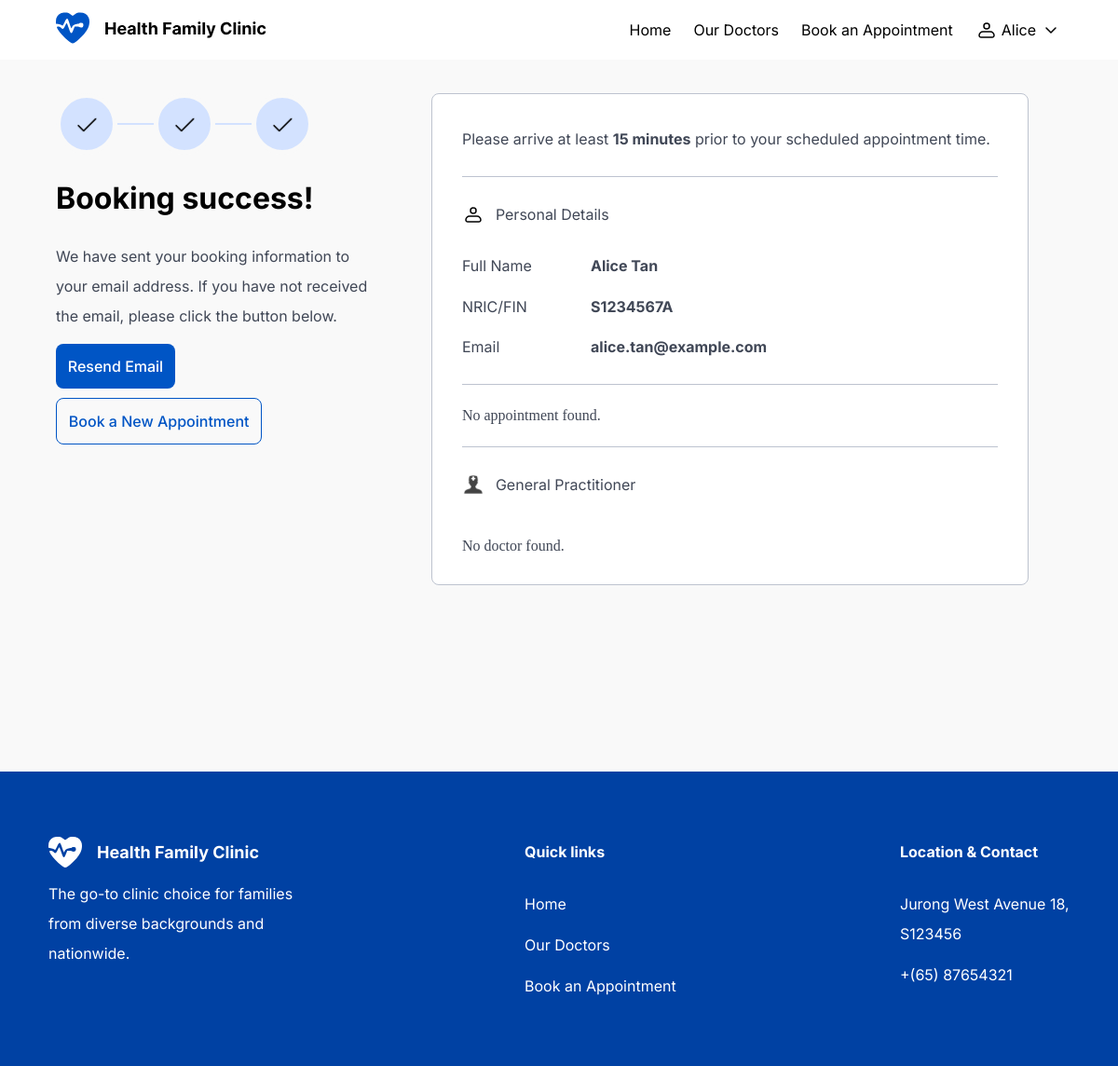
/php/form_bookingsuccess.php (signed in), run on the app's committed database.
### tables this page shows
CREATE TABLE Patients (
    patient_id INT AUTO_INCREMENT PRIMARY KEY,
    first_name VARCHAR(100) NOT NULL,
    last_name VARCHAR(100) NOT NULL,
    email VARCHAR(100) NOT NULL UNIQUE,
    NRIC VARCHAR(15) NOT NULL UNIQUE,
    patient_password VARCHAR(255) NOT NULL
);

### php/form_bookingsuccess.php (the view, shortened to what this page needs)
<!DOCTYPE html>
<html lang="en">
    <head>
        <link rel="stylesheet" type="text/css" href="../styles.css" />
    </head>
    <body>
        <?php
            include "../php snippets/dbconnect.php";
            $doctor_id=0;
            $app_date ='';
            $app_time ='';
            $email = $_SESSION['valid_user'];
        ?>
         <?php include "../php snippets/navbar.php"; ?>
        <div class="container">
        <section style="margin-top: 100px;">
            <div class="two-section">
                <div class="left-col">
                    <ol class="stepper">
                        <li class="stepper-done"></li>
                        <li class="stepper-done"></li>
                        <li class="stepper-active stepper-done"></li>
                     </ol>
                    <h2>Booking success!</h2>
                    <p class="text-mediumgrey">We have sent your booking information to your email address. If you have not received the email, please click the button below.</p>
                    <div class="padding-2"></div>
                    <div class="display-flex">
                        <form action="../php snippets/emailconfirmation.php" method="POST" target="dummyframe">
                            <button class="btn-blue-sm">Resend Email</button>
                        </form>
                        <span style="padding: 0 2px;"></span>
                        <a href="../php/appointment-selection.php">
                            <button class="btn-blue-outline-sm">Book a New Appointment</button>
                        </a>
                    </div>
                </div>
                <div class="right-col">
                    <div class="right-col-width">
                        <div class="card text-mediumgrey" style="padding: 5%;">
                            <p>Please arrive at least <span class="font-bold">15 minutes</span> prior to your scheduled appointment time.</p>
                            <hr class="hr-styles">
                            <div>
                                <?php
                                    $sql = '
                                    SELECT first_name, last_name, email, NRIC
                                    FROM patients
                                    WHERE email ="'. $email .'"
                                    ';
                                    $result = $conn->query($sql);
                                    if ($result->num_rows > 0) {
                                        while ($patient = $result->fetch_assoc()) {
                                            echo '<div class="display-flex gap-12">
                                                    <img src="../images/icon-profile.svg" aria-label="doctor profile picture">
                                                    <p>Personal Details</p>
                                                </div>
                                                <div class="padding-2"></div>
                                                <div class="grid-container-2">
                                                    <p>Full Name</p>
                                                    <p class="font-bold">
                                                        '.$patient['first_name'].' '.$patient['last_name'].'
                                                    </p>
                                                </div>
                                                <div class="grid-container-2 margin-y-2">
                                                    <p>NRIC/FIN</p>
                                                    <p class="font-bold">
                                                        '.$patient['NRIC'].'
                                                    </p>
                                                </div>
                                                <div class="grid-container-2">
                                                    <p>Email</p>
                                                    <p class="font-bold">
                                                        <span> '.$patient['email'].'
                                                    </p>
                                                </div>';
                                        }
                                    } else {
                                        echo "No patient found.";
                                    }
                                ?>
                            </div>
                            <hr class="hr-styles">
                            <div>
                                <?php
                                    $sql = '
                                    SELECT appointment_type, appointment_date, appointment_time
                                    FROM appointments
                                    WHERE slot_id ="'. $_SESSION['app_slot_id'] .'" AND appointment_time ="'. date('H:i:s',strtotime($app_time)).'" AND appointment_date = "'.$app_date.'"
                                    ';
                                    $result = $conn->query($sql);
                                    if ($result->num_rows > 0) {
                                        while ($app = $result->fetch_assoc()) {
                                            echo '<div class="display-flex gap-12">
                                                    <img src="../images/icon-schedule.svg" aria-label="doctor profile picture">
                                                    <p>Appointment Details</p>
                                                    </div>
                                                    <div class="padding-2"></div>
                                                    <div class="grid-container-2">
                                                        <p>What</p>
                                                        <p class="font-bold">
                                                            '.$app['appointment_type'].'
                                                        </p>
                                                    </div>
                                                    <div class="grid-container-2 margin-y-2">
                                                        <p>When</p>
                                                        <p class="font-bold">
                                                            <span> '.date('d F Y',strtotime($app['appointment_date'])).'</span> <br/>
                                                            <span>'.date('h:i A',strtotime($app['appointment_time'])).'</span>
                                                        </p>
                                                    </div>
                                                    <div class="grid-container-2">
                                                        <p>Where</p>
                                                        <p class="font-bold">
                                                            <span> Health Family Clinic </span> <br/>
                                                            <span class="font-normal">Jurong West Avenue 18, S123456</span>
                                                        </p>
                                                    </div>';
                                        }
                                    } else {
                                        echo "No appointment found.";
                                    }
                                ?>
                            </div>
                            <hr class="hr-styles">
                            <div>
                                <div class="display-flex gap-12">
                                    <img src="../images/icon-doctor.svg" aria-label="doctor icon">
                                    <p>General Practitioner</p>
                                </div>
                                <div class="padding-2"></div>
                                <br>
                                <div class="grid-container-2">
                                    <?php
                                        $sql = '
                                        SELECT first_name, last_name, specialty, doctor_image
                                        FROM doctors
                                        WHERE doctor_id ='. $doctor_id .'
                                        ';
                                        $result = $conn->query($sql);
                                        if ($result->num_rows > 0) {
                                            while ($doctor = $result->fetch_assoc()) {
                                                echo '<div class="display-flex">
                                                        <img src="../images/'.$doctor['doctor_image'].'" aria-label="doctor profile picture" width="36%" style="justify-content: center;">
                                                    </div>
                                                    <div>
                                                        <p class="line-height-24">
                                                            <span class="h4 text-darkblue font-bold"> Dr '.$doctor['first_name'].' '.$doctor['last_name'].'</span> <br />
                                                            <span>'.$doctor['specialty'].'</span>
                                                        </p>
                                                    </div>';
                                            }
                                        } else {
                                            echo "No doctor found.";
                                        }
                                    ?>
                                </div>
                            </div>
                        </div>
                    </div>
                </div>
            </div>
        </section>
        </div>
        <div class="padding-2"></div>
        <footer>
            <div class="footer-container">
                <div class="footer-content">
                    <div styles="display: flex;
                                            align-items: center;
                                            gap: 16px;">
                        <div class="display-flex gap-16 align-items-center">
                            <img src="../images/logo-without-name.svg">
                            <h4 style="margin: 0px;">Health Family Clinic</h4>
                        </div>
                        <p style="margin-top: 12px;">The go-to clinic choice for families from diverse backgrounds and nationwide.</p>
                    </div>
                     </div>
                <div class="footer-content-links">
                    <p><strong>Quick links</strong></p>
                    <div style="display: flex;
                                        flex-direction: column;
                                        align-items: flex-start;
                                        gap: 12px;
                                        align-self: stretch;">
                        <a href="index.php">Home</a>
                        <a href="ourdoctors.php">Our Doctors</a>
                        <a href="appointment-selection.php">Book an Appointment</a>
                    </div>
                </div>
                <div class="footer-content-links">
                    <p><strong>Location & Contact</strong></p>
                    <div style="display: flex;
                                        flex-direction: column;
                                        align-items: flex-start;
                                        gap: 12px;
                                        align-self: stretch;">
                        <p>Jurong West Avenue 18, S123456</p>
                        <p>+(65) 87654321</p>
                    </div>
                </div>
            </div>
        </footer>
    </body>
</html>

### styles.css (style rules this page uses)
:root { --dark-blue-color: #0055C5; --light-blue-color: #D3E2FF; --lightgrey-color: #F9F9F9; --lightgrey2-color: #EAECF0; --lightgrey3-color: #F5F5F7; --outline-grey-color: #BDC3CF; --outline-grey2-color: #D5DAE3; --mediumgrey-color: #404756; --Display-font-size: 56px; --H1-font-size: 40px; --H2-font-size: 32px; --H3-font-size: 24px; --H4-font-size: 18px; --P-font-size: 16px; --smalltext-font-size: 14px; --Display-line-height: 64px; --H1-line-height: 48px; --H2-line-height: 40px; --H3-line-height: 32px; --H4-line-height: 32px; --P-line-height: 32px; --smalltext-line-height: 16px; }
h2 { font-family: "Inter", sans-serif; font-size: var(--H2-font-size); line-height: var(--H2-line-height); }
h4, .h4 { font-family: "Inter", sans-serif; font-size: var(--H4-font-size); }
p { font-family: "Inter", sans-serif; font-size: var(--P-font-size); line-height: var(--P-line-height); margin: 0; }
.text-mediumgrey { color: var(--mediumgrey-color); }
.font-bold { font-weight: bold; }
a { text-decoration: none; }
.btn-blue-sm { font-family: "Inter", sans-serif; font-size: var(--P-font-size); line-height: var(--P-line-height); background-color: var(--dark-blue-color); color: white; padding: .5rem .8rem; border-radius: 8px; border: none; outline: none; font-weight: 500; }
.btn-blue-outline-sm { font-family: "Inter", sans-serif; font-size: var(--P-font-size); line-height: var(--P-line-height); background-color: transparent; color: var(--dark-blue-color); font-weight: 500; padding: .5rem .8rem; border-radius: 8px; border: 1px solid var(--dark-blue-color); outline: none; }
.display-flex { display: flex; flex-wrap: wrap; row-gap: 10px; }
.gap-12 { gap: 12px; }
.gap-16 { gap: 16px; }
.align-items-center { align-items: center; }
.grid-container-2 { display: grid; grid-template-columns: 24% auto; }
.margin-y-2 { margin-top: 2%; margin-bottom: 2%; }
.padding-2 { padding: 2%; }
body { padding: 0; margin: 0; background-color: var(--lightgrey-color); }
.container { max-width: 1280px; margin: 0 auto; }
section { padding: 0 5%; }
.hr-styles { margin: 24px 0; border: none; height: 1px; background-color: var(--outline-grey-color); }
.card { background-color: white; border: 1px solid var(--outline-grey-color); border-radius: 8px; padding: 1rem 1rem; }
.two-section { width: 100%; display: flex; justify-content: space-between; }
.left-col { width: 32%; overflow-y: auto; }
.right-col { overflow-y: auto; height: 85vh; width: 66%; }
.right-col-width { width: 90%; margin: 0 auto; }
ol.stepper { --default-b: #EAECF0; --default-c: black; --active-b: var(--light-blue-color); --active-c: black; --circle: 3em; --b: 2px; display: flex; list-style: none; justify-content: space-between; background: linear-gradient(var(--default-b) 0 0) no-repeat 50% calc((var(--circle) - var(--b))/2)/100% var(--b); counter-reset: step; padding: 0; margin: 0; font-size: 22px; font-weight: bold; counter-reset: step; overflow: hidden; width: 80%; }
ol.stepper li { display: grid; place-items: center; gap: 5px; font-family: "Inter", sans-serif; font-weight: normal; position: relative; }
ol.stepper li::before { content: counter(step) " "; counter-increment: step; display: grid; place-content: center; aspect-ratio: 1; height: var(--circle); border: 5px solid var(--lightgrey-color); box-sizing: border-box; background: var(--active-b); color: var(--active-c); border-radius: 50%; z-index: 1; }
ol.stepper li.stepper-active::after { content: ""; position: absolute; height: var(--b); right: 100%; top: calc((var(--circle) - var(--b))/2); width: 100vw; background: var(--active-b); }
ol.stepper li.stepper-done::before { content: url(images/icon-tick.svg); display: grid; place-content: center; padding-top: 10%; padding-bottom: auto; }

### data on the page
patients: first_name "Alice", last_name "Tan", NRIC "S1234567A", email "alice.tan@example.com"

### other printed values
$_SESSION['username'] "Alice"
